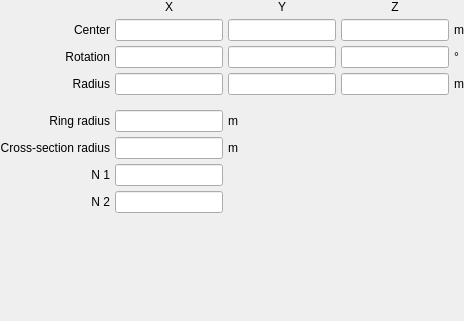
         <widget class="QWidget" name="super_toroid">
          <property name="font">
           <font>
            <weight>50</weight>
            <bold>false</bold>
           </font>
          </property>
          <layout class="QGridLayout" name="gridLayout_46">
           <property name="leftMargin">
            <number>0</number>
           </property>
           <property name="topMargin">
            <number>0</number>
           </property>
           <property name="rightMargin">
            <number>0</number>
           </property>
           <property name="bottomMargin">
            <number>0</number>
           </property>
           <property name="spacing">
            <number>5</number>
           </property>
           <item row="1" column="4">
            <widget class="LineEdit" name="lineedit_super_toroid_translationy">
             <property name="font">
              <font>
               <weight>50</weight>
               <bold>false</bold>
              </font>
             </property>
            </widget>
           </item>
           <item row="2" column="5">
            <widget class="LineEdit" name="lineedit_super_toroid_rotationz">
             <property name="font">
              <font>
               <weight>50</weight>
               <bold>false</bold>
              </font>
             </property>
            </widget>
           </item>
           <item row="6" column="0">
            <widget class="QLabel" name="label_119">
             <property name="font">
              <font>
               <weight>50</weight>
               <bold>false</bold>
              </font>
             </property>
             <property name="text">
              <string>Cross-section radius</string>
             </property>
             <property name="alignment">
              <set>Qt::AlignRight|Qt::AlignTrailing|Qt::AlignVCenter</set>
             </property>
            </widget>
           </item>
           <item row="5" column="0">
            <widget class="QLabel" name="label_120">
             <property name="font">
              <font>
               <weight>50</weight>
               <bold>false</bold>
              </font>
             </property>
             <property name="text">
              <string>Ring radius</string>
             </property>
             <property name="alignment">
              <set>Qt::AlignRight|Qt::AlignTrailing|Qt::AlignVCenter</set>
             </property>
            </widget>
           </item>
           <item row="8" column="0">
            <widget class="QLabel" name="label_118">
             <property name="font">
              <font>
               <weight>50</weight>
               <bold>false</bold>
              </font>
             </property>
             <property name="text">
              <string>N 2</string>
             </property>
             <property name="alignment">
              <set>Qt::AlignRight|Qt::AlignTrailing|Qt::AlignVCenter</set>
             </property>
            </widget>
           </item>
           <item row="9" column="0">
            <spacer name="verticalSpacer_39">
             <property name="orientation">
              <enum>Qt::Vertical</enum>
             </property>
             <property name="sizeHint" stdset="0">
              <size>
               <width>20</width>
               <height>108</height>
              </size>
             </property>
            </spacer>
           </item>
           <item row="2" column="2" colspan="2">
            <widget class="LineEdit" name="lineedit_super_toroid_rotationx">
             <property name="font">
              <font>
               <weight>50</weight>
               <bold>false</bold>
              </font>
             </property>
            </widget>
           </item>
           <item row="3" column="0">
            <widget class="QLabel" name="label_116">
             <property name="font">
              <font>
               <weight>50</weight>
               <bold>false</bold>
              </font>
             </property>
             <property name="text">
              <string>Radius</string>
             </property>
             <property name="alignment">
              <set>Qt::AlignRight|Qt::AlignTrailing|Qt::AlignVCenter</set>
             </property>
            </widget>
           </item>
           <item row="3" column="5">
            <widget class="LineEdit" name="lineedit_super_toroid_radiusz">
             <property name="font">
              <font>
               <weight>50</weight>
               <bold>false</bold>
              </font>
             </property>
            </widget>
           </item>
           <item row="2" column="4">
            <widget class="LineEdit" name="lineedit_super_toroid_rotationy">
             <property name="font">
              <font>
               <weight>50</weight>
               <bold>false</bold>
              </font>
             </property>
            </widget>
           </item>
           <item row="7" column="0">
            <widget class="QLabel" name="label_117">
             <property name="font">
              <font>
               <weight>50</weight>
               <bold>false</bold>
              </font>
             </property>
             <property name="text">
              <string>N 1</string>
             </property>
             <property name="alignment">
              <set>Qt::AlignRight|Qt::AlignTrailing|Qt::AlignVCenter</set>
             </property>
            </widget>
           </item>
           <item row="3" column="4">
            <widget class="LineEdit" name="lineedit_super_toroid_radiusy">
             <property name="font">
              <font>
               <weight>50</weight>
               <bold>false</bold>
              </font>
             </property>
            </widget>
           </item>
           <item row="3" column="2" colspan="2">
            <widget class="LineEdit" name="lineedit_super_toroid_radiusx">
             <property name="font">
              <font>
               <weight>50</weight>
               <bold>false</bold>
              </font>
             </property>
            </widget>
           </item>
           <item row="1" column="2" colspan="2">
            <widget class="LineEdit" name="lineedit_super_toroid_translationx">
             <property name="font">
              <font>
               <weight>50</weight>
               <bold>false</bold>
              </font>
             </property>
            </widget>
           </item>
           <item row="1" column="5">
            <widget class="LineEdit" name="lineedit_super_toroid_translationz">
             <property name="font">
              <font>
               <weight>50</weight>
               <bold>false</bold>
              </font>
             </property>
            </widget>
           </item>
           <item row="2" column="0">
            <widget class="QLabel" name="label_114">
             <property name="font">
              <font>
               <weight>50</weight>
               <bold>false</bold>
              </font>
             </property>
             <property name="text">
              <string>Rotation</string>
             </property>
             <property name="alignment">
              <set>Qt::AlignRight|Qt::AlignTrailing|Qt::AlignVCenter</set>
             </property>
            </widget>
           </item>
           <item row="1" column="0">
            <widget class="QLabel" name="label_115">
             <property name="font">
              <font>
               <weight>50</weight>
               <bold>false</bold>
              </font>
             </property>
             <property name="text">
              <string>Center</string>
             </property>
             <property name="alignment">
              <set>Qt::AlignRight|Qt::AlignTrailing|Qt::AlignVCenter</set>
             </property>
            </widget>
           </item>
           <item row="2" column="6">
            <widget class="QLabel" name="label_302">
             <property name="font">
              <font>
               <weight>50</weight>
               <bold>false</bold>
              </font>
             </property>
             <property name="text">
              <string>°</string>
             </property>
            </widget>
           </item>
           <item row="1" column="6">
            <widget class="QLabel" name="label_303">
             <property name="font">
              <font>
               <weight>50</weight>
               <bold>false</bold>
              </font>
             </property>
             <property name="text">
              <string>m</string>
             </property>
            </widget>
           </item>
           <item row="0" column="2" colspan="2">
            <widget class="QLabel" name="label_304">
             <property name="font">
              <font>
               <weight>50</weight>
               <bold>false</bold>
              </font>
             </property>
             <property name="text">
              <string>X</string>
             </property>
             <property name="alignment">
              <set>Qt::AlignCenter</set>
             </property>
            </widget>
           </item>
           <item row="3" column="6">
            <widget class="QLabel" name="label_301">
             <property name="font">
              <font>
               <weight>50</weight>
               <bold>false</bold>
              </font>
             </property>
             <property name="text">
              <string>m</string>
             </property>
            </widget>
           </item>
           <item row="8" column="2" colspan="2">
            <widget class="LineEdit" name="lineedit_super_toroid_n2">
             <property name="font">
              <font>
               <weight>50</weight>
               <bold>false</bold>
              </font>
             </property>
            </widget>
           </item>
           <item row="7" column="2" colspan="2">
            <widget class="LineEdit" name="lineedit_super_toroid_n1">
             <property name="font">
              <font>
               <weight>50</weight>
               <bold>false</bold>
              </font>
             </property>
            </widget>
           </item>
           <item row="6" column="2" colspan="2">
            <widget class="LineEdit" name="lineedit_super_toroid_crosssectionradius">
             <property name="font">
              <font>
               <weight>50</weight>
               <bold>false</bold>
              </font>
             </property>
            </widget>
           </item>
           <item row="5" column="2" colspan="2">
            <widget class="LineEdit" name="lineedit_super_toroid_ringradius">
             <property name="font">
              <font>
               <weight>50</weight>
               <bold>false</bold>
              </font>
             </property>
            </widget>
           </item>
           <item row="5" column="4">
            <widget class="QLabel" name="label_299">
             <property name="font">
              <font>
               <weight>50</weight>
               <bold>false</bold>
              </font>
             </property>
             <property name="text">
              <string>m</string>
             </property>
            </widget>
           </item>
           <item row="6" column="4">
            <widget class="QLabel" name="label_300">
             <property name="font">
              <font>
               <weight>50</weight>
               <bold>false</bold>
              </font>
             </property>
             <property name="text">
              <string>m</string>
             </property>
            </widget>
           </item>
           <item row="0" column="4">
            <widget class="QLabel" name="label_305">
             <property name="font">
              <font>
               <weight>50</weight>
               <bold>false</bold>
              </font>
             </property>
             <property name="text">
              <string>Y</string>
             </property>
             <property name="alignment">
              <set>Qt::AlignCenter</set>
             </property>
            </widget>
           </item>
           <item row="0" column="5">
            <widget class="QLabel" name="label_306">
             <property name="font">
              <font>
               <weight>50</weight>
               <bold>false</bold>
              </font>
             </property>
             <property name="text">
              <string>Z</string>
             </property>
             <property name="alignment">
              <set>Qt::AlignCenter</set>
             </property>
            </widget>
           </item>
           <item row="4" column="2">
            <spacer name="verticalSpacer_56">
             <property name="orientation">
              <enum>Qt::Vertical</enum>
             </property>
             <property name="sizeType">
              <enum>QSizePolicy::Maximum</enum>
             </property>
             <property name="sizeHint" stdset="0">
              <size>
               <width>20</width>
               <height>10</height>
              </size>
             </property>
            </spacer>
           </item>
          </layout>
         </widget>
